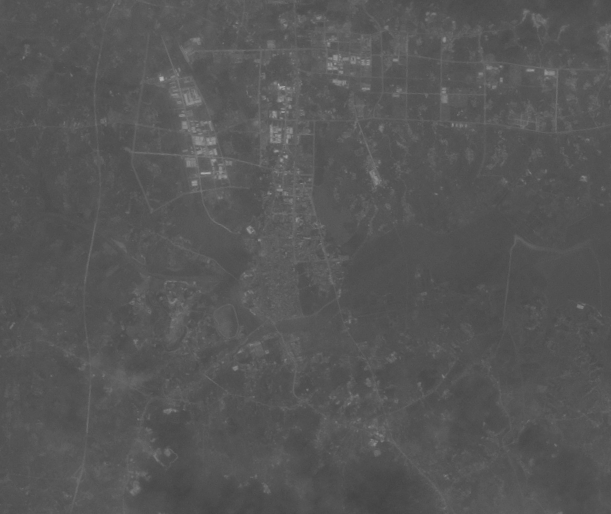
//> input picture image/tm1.tif, 611 x 514 px; the run also reads 1 picture not shown here
$ ./main   (built with g++ and OpenCV 4)
//> lines starting //> are read from the running program, lines starting //| are printed output that depends on the picture; after the words box and inside, x2 and y2 are one past the last pixel; in counts of white or black regions, pixels touching at a corner belong together
### 特征指数提取/ThresholdSegmentation.h
#pragma once

#ifndef THRESHOLD_SEGMENTATION_H
#define THRESHOLD_SEGMENTATION_H

#include <opencv2/core/core.hpp>
#include <opencv2/highgui/highgui.hpp>
#include <opencv2/imgproc/imgproc.hpp>

class ThresholdSegmentation {
public:
	ThresholdSegmentation() = default;
	int iterativeThreshold(float* index, int rows, int cols);
};

#endif  // THRESHOLD_SEGMENTATION_H

### 特征指数提取/BuildingIndex.h
#pragma once
#include <opencv2/core/core.hpp>
#include <opencv2/highgui/highgui.hpp>

class BuildingIndex {
public:
	static float* DBI(cv::Mat NIR, cv::Mat SWIR2, int rows, int cols);
	static float* NDBI(cv::Mat SWIR1, cv::Mat NIR, int rows, int cols);
	static float* NDBBI(cv::Mat G, cv::Mat NIR, cv::Mat SWIR2, int rows, int cols);
};

### 特征指数提取/WaterIndex.h
#pragma once

#ifndef WATERINDEX_H
#define WATERINDEX_H

#include <opencv2/core/core.hpp>

class WaterIndex {
public:
	static float* NDWI(cv::Mat G, cv::Mat NIR, int rows, int cols);
	static float* MNDWI(cv::Mat G, cv::Mat SWIR1, int rows, int cols);
	static float* AWEInsh(cv::Mat G, cv::Mat NIR, cv::Mat SWIR1, cv::Mat SWIR2, int rows, int cols);
};

#endif  // WATERINDEX_H

### 特征指数提取/VegetationIndex.h
#pragma once

#include <opencv2/core/core.hpp>

class VegetationIndex {
public:
	static float* RVI(cv::Mat NIR, cv::Mat R, int rows, int cols);
	static float* NDVI(cv::Mat NIR, cv::Mat R, int rows, int cols);
	static float* SAVI(cv::Mat NIR, cv::Mat R, int rows, int cols);

	VegetationIndex() = default;
};

### 特征指数提取/ThresholdSegmentation.cpp
#include "ThresholdSegmentation.h"
int ThresholdSegmentation::iterativeThreshold(float* index, int rows, int cols) {
	int Thre = 0;
	int lowNum = 0;
	int highNum = 0;
	int lowSum = 0;
	int highSum = 0;
	int new_Thre = 128;//阈值
	int iter = 0;
	while (Thre != new_Thre && iter < 1000) {//阈值进行迭代改变或者迭代未达到截止次数
		iter++;
		lowNum = 0;
		highNum = 0;
		lowSum = 0;
		highSum = 0;
		Thre = new_Thre;
		for (int i = 0; i < rows * cols; i++) {
			if (index[i] > Thre) {
				highSum += index[i];
				highNum++;
			}
			else {
				lowSum += index[i];
				lowNum++;
			}
		}
		new_Thre = (highSum / highNum + lowSum / lowNum) / 2;
	}
	return new_Thre;
}

### 特征指数提取/VegetationIndex.cpp
#include "VegetationIndex.h"

float* VegetationIndex::RVI(cv::Mat NIR, cv::Mat R, int rows, int cols)
{
	float* rvi = new float[rows * cols];
	float max = -1000; float min = 1000;
	for (int i = 0; i < rows; i++) {
		for (int j = 0; j < cols; j++) {
			rvi[i * cols + j] = NIR.at<uchar>(i, j) / (R.at<uchar>(i, j) + 0.0000001);
		}
	}
	return rvi;
}

// [22 lines left out: functions NDVI, SAVI, not called in this run]

### 特征指数提取/main.cpp
#include <iostream>

#include "VegetationIndex.h"
#include "WaterIndex.h"
#include "BuildingIndex.h"
#include "ThresholdSegmentation.h"

#include "opencv2/highgui/highgui.hpp"
#include <opencv2/opencv.hpp>
#include <opencv2/highgui/highgui_c.h>


int main() {
	/* 读取tif图片 */

	//蓝光波段
	cv::Mat B = cv::imread("../image/tm1.tif", -1);
//> B is the input picture: 514 rows x 611 cols, CV_8UC1; min 66, max 176, mean 86.1
	//绿光波段
	cv::Mat G = cv::imread("../image/tm2.tif", -1);
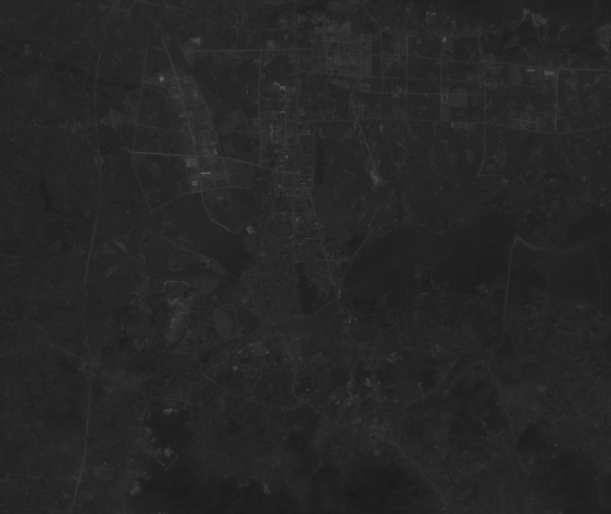
//> input picture image/tm2.tif, 611 x 514 px
//> G is the input picture: 514 rows x 611 cols, CV_8UC1; min 25, max 97, mean 38.4
	//红光波段
	cv::Mat R = cv::imread("../image/tm3.tif", -1);
	//近红外波段
	cv::Mat NIR = cv::imread("../image/tm4.tif", -1);
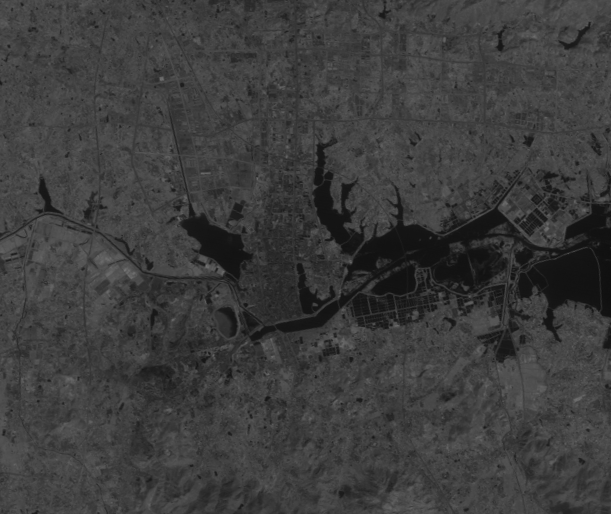
//> input picture image/tm4.tif, 611 x 514 px
//> NIR is the input picture: 514 rows x 611 cols, CV_8UC1; min 15, max 115, mean 60.7
	//中红外波段
	cv::Mat SWIR1 = cv::imread("../image/tm5.tif", -1);
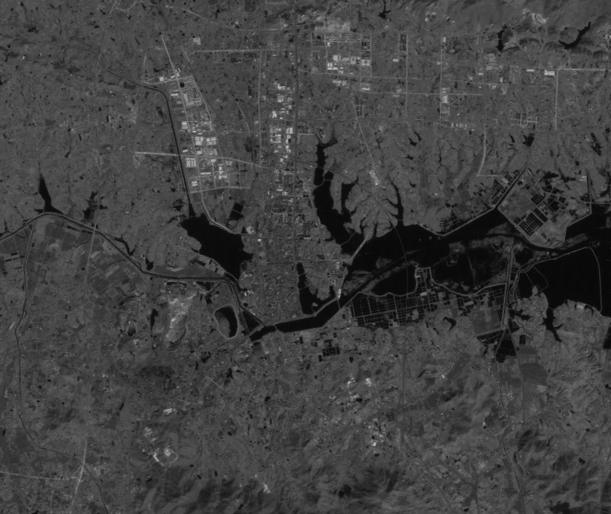
//> input picture image/tm5.tif, 611 x 514 px
//> SWIR1 is the input picture: 514 rows x 611 cols, CV_8UC1; min 3, max 199, mean 64.3
	//热红外波段
	cv::Mat TIR = cv::imread("../image/tm6.tif", -1);
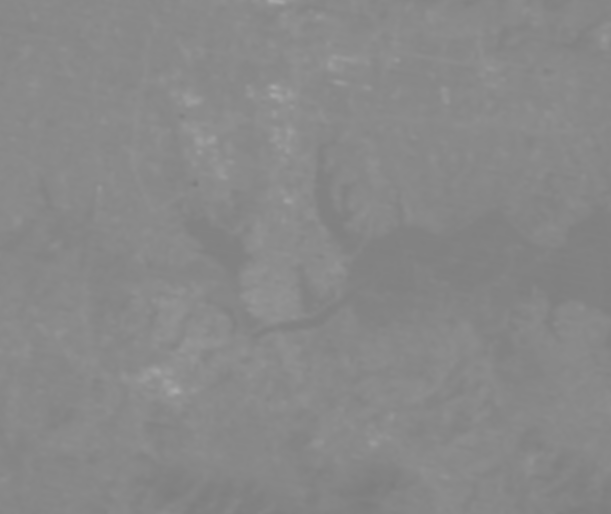
//> input picture image/tm6.tif, 611 x 514 px
//> TIR is the input picture: 514 rows x 611 cols, CV_8UC1; min 125, max 170, mean 136.5
	//远红外波段
	cv::Mat SWIR2 = cv::imread("../image/tm7.tif", -1);
//> tm7.tif cannot be read in this run, so this picture is empty

	/* 保存图像大小 */
	int rows = B.rows;
//> rows = 514
	int cols = B.cols;
//> cols = 611

	/* 退出指标 */
	bool run = true;

	while (run) {

		/* 设置选项位 */
		int outFlag = -1;
		int innerFlag = -1;

		/* 运行结果保存点 */
		float* result = new float[rows * cols];

		system("cls");
		std::cout << "请选择求解指数类型(直接输入阿拉伯数字)：①植被 ②水体 ③建筑 ④退出程序" << std::endl << ">> " << std::flush;
		std::cin >> outFlag;
//> the answer given: 1
		system("cls");

		if (outFlag == 1) {
			std::cout << "请选择要计算的植被指数：①比值植被指数RVI ②归一化植被指数NDVI ③土壤调节植被指数SAVI" << std::endl << ">> " << std::flush;
			std::cin >> innerFlag;
//> the answer given: 1
			VegetationIndex index;

			switch (innerFlag)
			{
			case 1:
				result = index.RVI(NIR, R, rows, cols);
				break;
			case 2:
				result = index.NDVI(NIR, R, rows, cols);
				break;
			case 3:
				result = index.SAVI(NIR, R, rows, cols);
				break;
			default:
				std::cout << "输入的序号无效，请直接输入阿拉伯数字" << std::endl;
				break;
			}
		}
		else if (outFlag == 2)
		{
			std::cout << "请选择要计算的水质指数：①归一化水体指数NDWI ②归一化差异水体指数MNDWI ③自动化水体提取指数AWEInsh" << std::endl << ">> " << std::flush;
			std::cin >> innerFlag;
			WaterIndex index;
			switch (innerFlag)
			{
			case 1:
				result = index.NDWI(G, NIR, rows, cols);
				break;
			case 2:
				result = index.MNDWI(G, SWIR1, rows, cols);
				break;
			case 3:
				result = index.AWEInsh(G, NIR, SWIR1, SWIR2, rows, cols);
				break;
			default:
				std::cout << "输入的序号无效，请直接输入阿拉伯数字" << std::endl;
				break;
			}
		}
		else if (outFlag == 3) {
			std::cout << "请选择要计算的建筑用地指数：①差值建筑覆盖指数DBI ②归一化差值建筑用地指数NDBI ③归一化差值裸地与建筑用地指数NDBBI" << std::endl << ">> " << std::flush;
			std::cin >> innerFlag;
			BuildingIndex index;
			switch (innerFlag)
			{
			case 1:
				result = index.DBI(NIR, SWIR2, rows, cols);
				break;
			case 2:
				result = index.NDBI(SWIR1, NIR, rows, cols);
				break;
			case 3:
				result = index.NDBBI(G, NIR, SWIR2, rows, cols);
				break;
			default:
				std::cout << "输入的序号无效，请直接输入阿拉伯数字" << std::endl;
				break;
			}
		}
		else if (outFlag == 4) { run = false; exit(0); }

		/* 灰度拉伸 */
		float max = -1000;
		float min = 1000;
		cv::Mat mat = B.clone();
		for (int i = 0; i < rows; i++) {
			for (int j = 0; j < cols; j++) {
				if (result[i * cols + j] > max) { max = result[i * cols + j]; }
				if (result[i * cols + j] < min) { min = result[i * cols + j]; }
			}
		}
//> this loop made 514 passes
//> (max, min) on passes 1 to 3: (3.07, 0.861), (3.12, 0.861), (3.18, 0.829)
//> after the loop, max = 3.88; min = 0.521

		for (int i = 0; i < cols * rows; i++) { result[i] = (result[i] - min) / (max - min) * 255; }

		/* 阈值分割 */
		int temp = 0;
		ThresholdSegmentation thresholder;
		temp = thresholder.iterativeThreshold(result, rows, cols);
//> the loop in iterativeThreshold, `while (Thre != new_Thre && iter < 1000)` made 8 passes
//> (Thre, highSum, highNum, lowSum, lowNum, new_Thre) on passes 2 to 8: (110, 11569800, 89573, 15314476, 224481, 98), (98, 15935602, 131537, 10941534, 182517, 90), (90, 18342530, 157141, 8530902, 156913, 85), (85, 19523954, 170641, 7349981, 143413, 82), (82, 20189142, 178609, 6685292, 135445, 81), (81, 20418938, 181429, 6455903, 132625, 80), (80, 20585314, 183499, 6289818, 130555, 80)
//> (highSum, highNum, lowSum, lowNum, new_Thre) on pass 1: (5518906, 38356, 21378628, 275698, 110)
//> after the loop in iterativeThreshold, `while (Thre != new_Thre && iter < 1000)`: iter = 8; lowNum = 130555; highNum = 183499; lowSum = 6289818; highSum = 20585314
//> temp = 80
		for (int i = 0; i < rows; i++) {
			for (int j = 0; j < cols; j++) {
				mat.at<uchar>(i, j) = int(result[i * cols + j]);
			}
		}
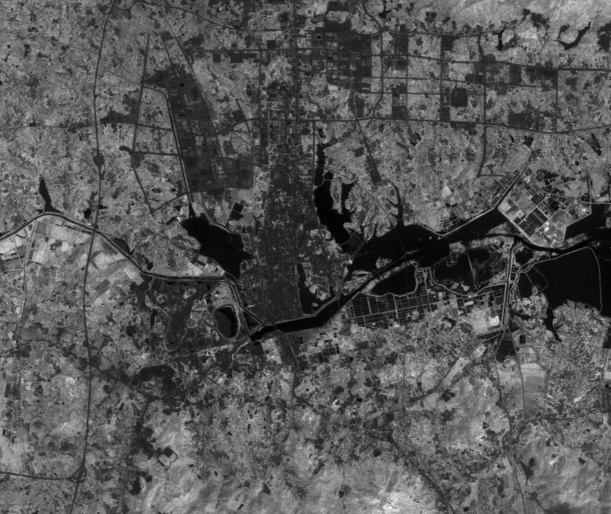
//> mat: 514 rows x 611 cols, CV_8UC1; min 0, max 255, mean 85.3

		delete[] result;

		/* 图像展示 */
		cv::namedWindow("指数影像", CV_WINDOW_AUTOSIZE);
		imshow("指数影像", mat);


		/* 基于迭代求解的阈值进行初步分割 */
		for (int i = 0; i < rows; i++) {
			for (int j = 0; j < cols; j++) {
				if (mat.at<uchar>(i, j) > temp) { mat.at <uchar>(i, j) = 255; }
				else { mat.at<uchar>(i, j) = 0; }
			}
		}
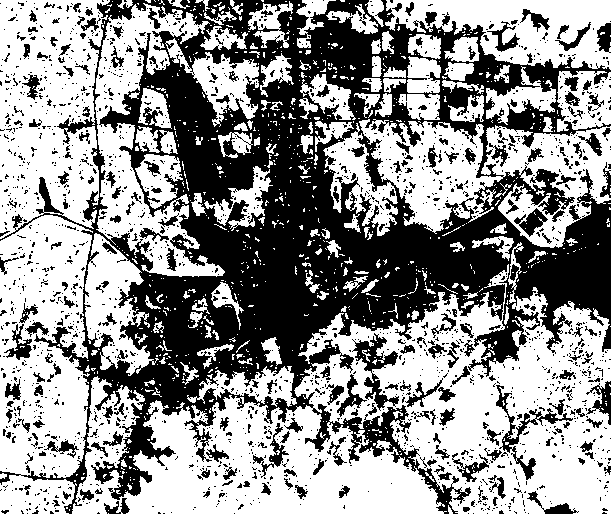
//> mat: 514 rows x 611 cols, CV_8UC1; 57.8% white; 2015 black regions (1778 under 20 px), largest, box (x1, y1, x2, y2) and area: (0, 0, 611, 514) 107626, (352, 333, 399, 411) 1161, (496, 385, 573, 480) 1038


		std::cout << "该指数分割阈值为：" << temp << std::endl;
//| 该指数分割阈值为：80

		cv::namedWindow("阈值分割后二值化影像", CV_WINDOW_AUTOSIZE);
		imshow("阈值分割后二值化影像", mat);
		cv::waitKey();
		exit;
	}

	return 1;
}
